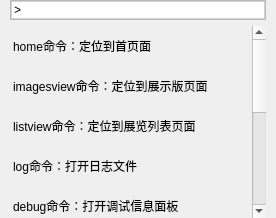
     <widget class="QWidget" name="page">
      <layout class="QVBoxLayout" name="verticalLayout">
       <property name="leftMargin">
        <number>10</number>
       </property>
       <property name="topMargin">
        <number>0</number>
       </property>
       <property name="rightMargin">
        <number>10</number>
       </property>
       <property name="bottomMargin">
        <number>0</number>
       </property>
       <item>
        <widget class="QFrame" name="frame">
         <property name="frameShape">
          <enum>QFrame::StyledPanel</enum>
         </property>
         <property name="frameShadow">
          <enum>QFrame::Raised</enum>
         </property>
         <layout class="QHBoxLayout" name="horizontalLayout_2" stretch="0,40">
          <property name="spacing">
           <number>0</number>
          </property>
          <property name="leftMargin">
           <number>0</number>
          </property>
          <property name="topMargin">
           <number>0</number>
          </property>
          <property name="rightMargin">
           <number>0</number>
          </property>
          <property name="bottomMargin">
           <number>0</number>
          </property>
          <item>
           <widget class="QLineEdit" name="lineEdit_2">
            <property name="maximumSize">
             <size>
              <width>20</width>
              <height>16777215</height>
             </size>
            </property>
            <property name="mouseTracking">
             <bool>false</bool>
            </property>
            <property name="focusPolicy">
             <enum>Qt::NoFocus</enum>
            </property>
            <property name="contextMenuPolicy">
             <enum>Qt::NoContextMenu</enum>
            </property>
            <property name="styleSheet">
             <string notr="true">border-top:1px solid lightgray;
border-bottom:1px solid lightgray;
border-left:1px solid lightgray;
border-right:0px solid lightgray;</string>
            </property>
            <property name="text">
             <string>&gt;</string>
            </property>
            <property name="maxLength">
             <number>1</number>
            </property>
            <property name="echoMode">
             <enum>QLineEdit::Normal</enum>
            </property>
            <property name="readOnly">
             <bool>true</bool>
            </property>
            <property name="cursorMoveStyle">
             <enum>Qt::VisualMoveStyle</enum>
            </property>
            <property name="clearButtonEnabled">
             <bool>false</bool>
            </property>
           </widget>
          </item>
          <item>
           <widget class="QLineEdit" name="lineEdit">
            <property name="contextMenuPolicy">
             <enum>Qt::NoContextMenu</enum>
            </property>
            <property name="styleSheet">
             <string notr="true">border-top:1px solid lightgray;
border-bottom:1px solid lightgray;
border-left:0px solid lightgray;
border-right:1px solid lightgray;</string>
            </property>
            <property name="cursorMoveStyle">
             <enum>Qt::LogicalMoveStyle</enum>
            </property>
            <property name="clearButtonEnabled">
             <bool>true</bool>
            </property>
           </widget>
          </item>
         </layout>
        </widget>
       </item>
       <item>
        <widget class="QListWidget" name="listWidget">
         <property name="styleSheet">
          <string notr="true">QListWidget{background-color:transparent;
font: 9pt &quot;微软雅黑&quot;;
outline:0px}
QListWidget::item{
height:40px}
QListWidget::item:hover{
background-color:rgb(205, 201, 255)}
QListWidget::item:hover:active{
background-color:rgb(205, 201, 255)}
QListWidget::item:selected{
background-color:white;
color:black}</string>
         </property>
         <property name="frameShape">
          <enum>QFrame::NoFrame</enum>
         </property>
         <property name="viewMode">
          <enum>QListView::ListMode</enum>
         </property>
         <item>
          <property name="text">
           <string>home命令：定位到首页面</string>
          </property>
          <property name="icon">
           <iconset resource="../sources/sources.qrc">
            <normaloff>:/ico/command_1187457_easyicon.net.svg</normaloff>:/ico/command_1187457_easyicon.net.svg</iconset>
          </property>
         </item>
         <item>
          <property name="text">
           <string>imagesview命令：定位到展示版页面</string>
          </property>
          <property name="icon">
           <iconset resource="../sources/sources.qrc">
            <normaloff>:/ico/command_1187457_easyicon.net.svg</normaloff>:/ico/command_1187457_easyicon.net.svg</iconset>
          </property>
         </item>
         <item>
          <property name="text">
           <string>listview命令：定位到展览列表页面</string>
          </property>
          <property name="icon">
           <iconset resource="../sources/sources.qrc">
            <normaloff>:/ico/command_1187457_easyicon.net.svg</normaloff>:/ico/command_1187457_easyicon.net.svg</iconset>
          </property>
         </item>
         <item>
          <property name="text">
           <string>log命令：打开日志文件</string>
          </property>
          <property name="icon">
           <iconset resource="../sources/sources.qrc">
            <normaloff>:/ico/command_1187457_easyicon.net.svg</normaloff>:/ico/command_1187457_easyicon.net.svg</iconset>
          </property>
         </item>
         <item>
          <property name="text">
           <string>debug命令：打开调试信息面板</string>
          </property>
          <property name="icon">
           <iconset resource="../sources/sources.qrc">
            <normaloff>:/ico/command_1187457_easyicon.net.svg</normaloff>:/ico/command_1187457_easyicon.net.svg</iconset>
          </property>
         </item>
         <item>
          <property name="text">
           <string>path命令：设置下载保存目录</string>
          </property>
          <property name="icon">
           <iconset resource="../sources/sources.qrc">
            <normaloff>:/ico/command_1187457_easyicon.net.svg</normaloff>:/ico/command_1187457_easyicon.net.svg</iconset>
          </property>
         </item>
         <item>
          <property name="text">
           <string>openSettings命令：打开设置文件</string>
          </property>
          <property name="icon">
           <iconset resource="../sources/sources.qrc">
            <normaloff>:/ico/command_1187457_easyicon.net.svg</normaloff>:/ico/command_1187457_easyicon.net.svg</iconset>
          </property>
         </item>
         <item>
          <property name="text">
           <string>resetSettings命令：重置所有设置</string>
          </property>
          <property name="icon">
           <iconset resource="../sources/sources.qrc">
            <normaloff>:/ico/command_1187457_easyicon.net.svg</normaloff>:/ico/command_1187457_easyicon.net.svg</iconset>
          </property>
         </item>
         <item>
          <property name="text">
           <string>clearCache命令：清除搜索缓存</string>
          </property>
          <property name="icon">
           <iconset resource="../sources/sources.qrc">
            <normaloff>:/ico/command_1187457_easyicon.net.svg</normaloff>:/ico/command_1187457_easyicon.net.svg</iconset>
          </property>
         </item>
        </widget>
       </item>
      </layout>
     </widget>
